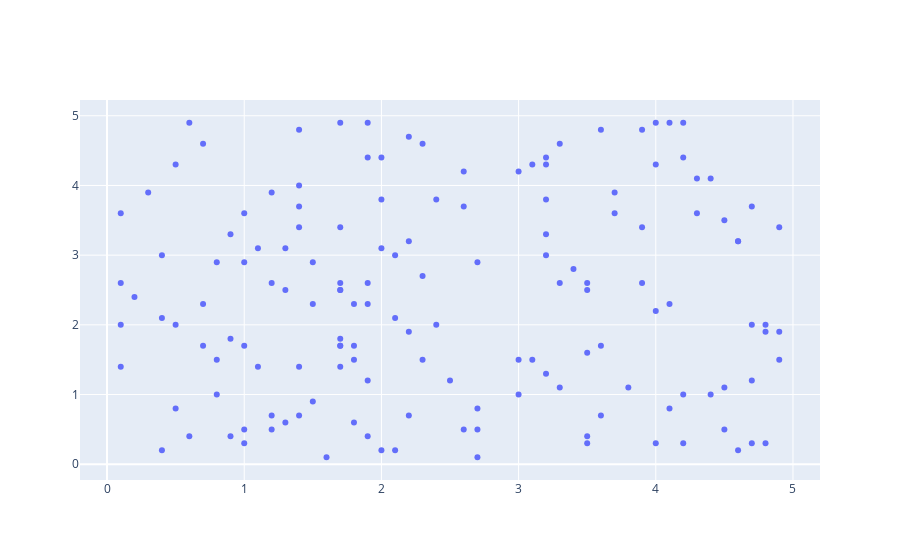

Notebook source saved alongside this figure:
### Code cell
# import all required libraries
import numpy as np
import plotly
import plotly.graph_objects as go
import plotly.offline as pyo
from plotly.offline import init_notebook_mode
 
init_notebook_mode(connected=True)
 
# generating 150 random integers
# from 1 to 50
x = np.random.randint(low=1, high=50, size=150)*0.1
 
# generating 150 random integers
# from 1 to 50
y = np.random.randint(low=1, high=50, size=150)*0.1

# plotting scatter plot
fig = go.Figure(data=go.Scatter(x=x, y=y, mode='markers'))
 
fig.show()

### Figure 1 — Plotly figure (JSON) as saved in the notebook; plotly's stock layout.template omitted (floating-point values rounded to 4 significant figures; data arrays with more than 128 entries replaced by an {"elided": "..."} marker saying what was removed)
{"data": [{"mode": "markers", "type": "scatter", "x": {"elided": "150 float values"}, "y": {"elided": "150 float values"}}], "layout": {}}
